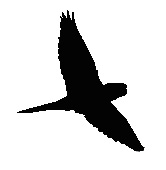
#> input picture template3.jpg, 166 x 170 px
$ python matcher.py
#> lines starting #> are read from the running program, lines starting #| are printed output that depends on the picture; after the words box and inside, x2 and y2 are one past the last pixel; in counts of white or black regions, pixels touching at a corner belong together
import numpy as np
import cv2


def mse(imageA, imageB):
	# the 'Mean Squared Error' between the two images is the
	# sum of the squared difference between the two images;
	# NOTE: the two images must have the same dimension
	err = np.sum((imageA.astype("float") - imageB.astype("float")) ** 2)
	err /= float(imageA.shape[0] * imageA.shape[1])

	# return the MSE, the lower the error, the more "similar"
	# the two images are
	return err

def fill(imageA):
    th, im_th = cv2.threshold(imageA,220,255,cv2.THRESH_BINARY_INV)
    im_floodfill = im_th.copy()
    h,w = im_th.shape[:2]
    mask = np.zeros((h+2,w+2),np.uint8)
    cv2.floodFill(im_floodfill,mask,(0,0),255)
    im_floodfill_inv = cv2.bitwise_not(im_floodfill)
    im_out = im_th | im_floodfill_inv
    return im_out

image = cv2.imread('template3.jpg')
#> image is the input picture: shape (170, 166, 3); mean B, G, R 211, 211, 211
template = cv2.imread('template3.jpg')

# resize images
image = cv2.resize(image, (0,0), fx=0.5, fy=0.5)
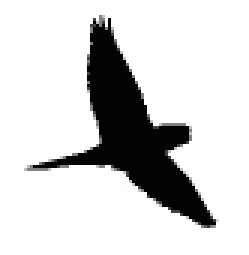
#> image: shape (85, 83, 3) (shown 3 times larger); mean B, G, R 211, 211, 211
template = cv2.resize(template, (0,0), fx=0.5, fy=0.5)

# Convert to grayscale
imageGray = cv2.cvtColor(image, cv2.COLOR_BGR2GRAY)
templateGray = cv2.cvtColor(template, cv2.COLOR_BGR2GRAY)

# Find template
result = cv2.matchTemplate(imageGray,templateGray, cv2.TM_SQDIFF)
#> result = [0]
min_val, max_val, min_loc, max_loc = cv2.minMaxLoc(result)
#> min_val = 0; max_val = 0; min_loc = (0, 0); max_loc = (0, 0)
top_left = min_loc
#> top_left = (0, 0)
h,w = templateGray.shape
#> h = 85; w = 83
bottom_right = (top_left[0] + w, top_left[1] + h)
#> bottom_right = (83, 85)
cropped = image[top_left[1]:top_left[1]+h, top_left[0]:top_left[0]+w]
cropgray = cv2.cvtColor(cropped, cv2.COLOR_BGR2GRAY)

#thresholding


#edge detection
edge1 = cv2.Canny(templateGray,100,200)
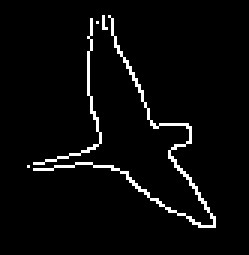
#> edge1: shape (85, 83) (shown 3 times larger); 3.7% white in thin lines or dots, all inside (x1, y1, x2, y2) = (9, 5, 72, 76)
edge2 = cv2.Canny(cropgray,100,200)
im_out = fill(edge2)
#> in fill, `im_out = im_th | im_floodfill_inv`: im_out: shape (85, 83); every value is 255
mse_v = mse(edge1,im_out) #mse(templateGray,cropgray)
#> in mse, `err = np.sum((imageA.astype("float") - imageB.astype("float")) ** 2)`: err = 441649800
#> in mse, `err /= float(imageA.shape[0] * imageA.shape[1])`: err = 62601
#> mse_v = 62601

cv2.rectangle(image,top_left, bottom_right,(255,0,0),4)
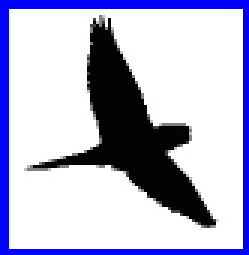
#> image: shape (85, 83, 3) (shown 3 times larger); mean B, G, R 211, 181.5, 181.5

# Show result
cv2.imshow("Template", edge1)
cv2.imshow("Result", image)
cv2.imshow("cropped",edge2)
cv2.imshow("x",im_out)

cv2.moveWindow("Template", 10, 50);
cv2.moveWindow("Result", 150, 50);
cv2.moveWindow("cropped", 10, 200);

cv2.waitKey(0)

$ run again, with check IP.JPG copied over template3.jpg
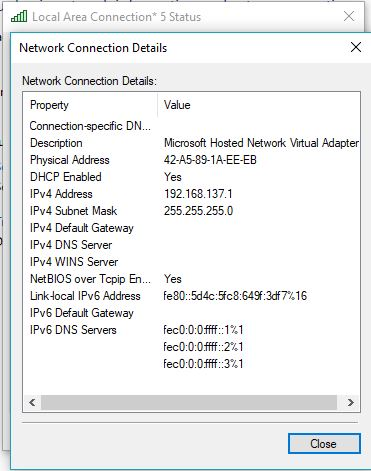
#> input picture check IP.JPG, 371 x 471 px
#> image is the input picture: shape (471, 371, 3); mean B, G, R 237, 236.8, 235.7
#> result = [0]
#> min_val = 0; min_loc = (0, 0)
#> bottom_right = (186, 236)
#> `edge1 = cv2.Canny(templateGray,100,200)`:
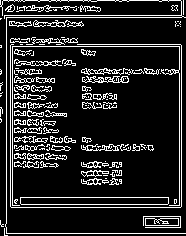
#> edge1: shape (236, 186); 14.4% white in thin lines or dots
#> im_th: shape (236, 186); 85.6% white; black in thin lines or dots
#> im_floodfill: shape (236, 186); 85.6% white; black in thin lines or dots
#> im_floodfill_inv: shape (236, 186); 14.4% white in thin lines or dots
#> im_out: shape (236, 186); 100% white; black in thin lines or dots, all inside (x1, y1, x2, y2) = (0, 0, 1, 5)
#> in mse, `err = np.sum((imageA.astype("float") - imageB.astype("float")) ** 2)`: err = 2.44e+09
#> in mse, `err /= float(imageA.shape[0] * imageA.shape[1])`: err = 55667.4
#> `cv2.rectangle(image,top_left, bottom_right,(255,0,0),4)`:
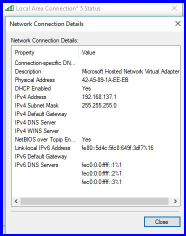
#> image: shape (236, 186, 3); mean B, G, R 238.6, 226.3, 225.4
